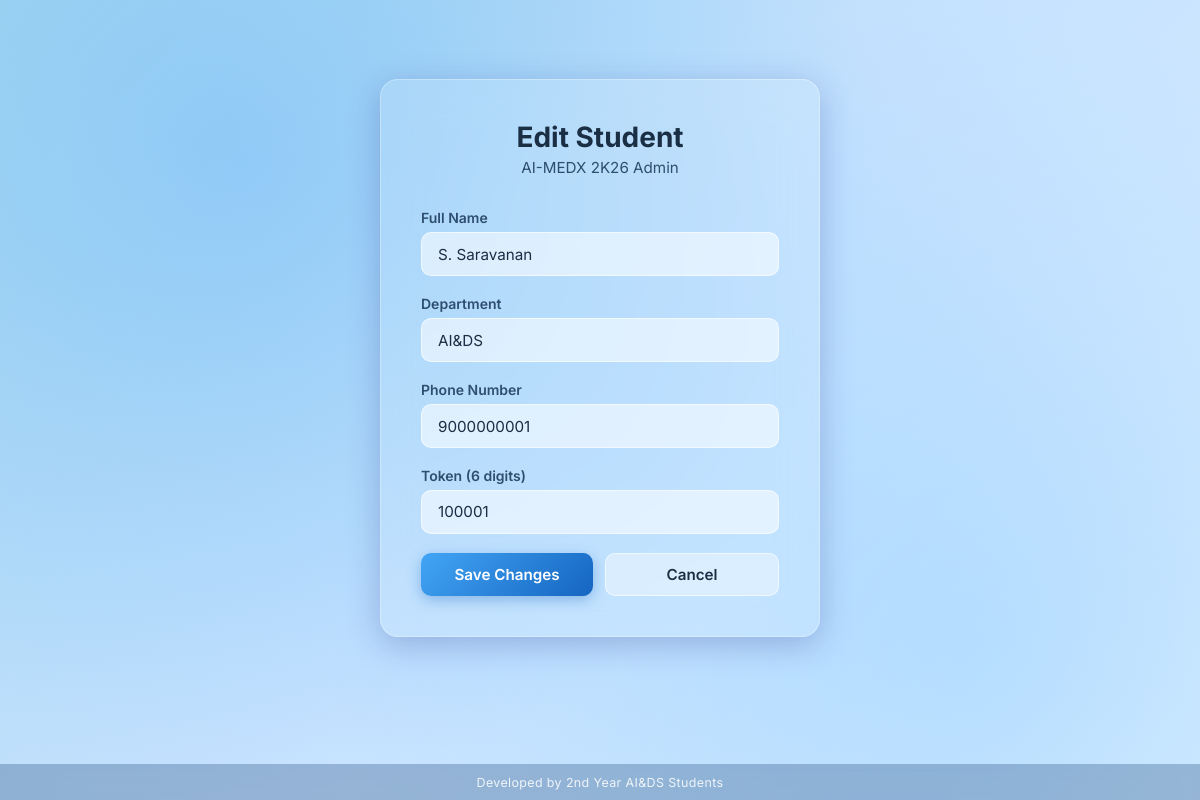
Page /admin/edit/1 (signed in) on the committed database.
### models.py (models this page shows, shortened)
class Student(db.Model):
    __tablename__ = "students"
    id = db.Column(db.Integer, primary_key=True)
    name = db.Column(db.String(200), nullable=False)
    dept = db.Column(db.String(200), nullable=False)
    phone = db.Column(db.String(20), unique=True, nullable=False)
    token = db.Column(db.String(6), nullable=False)

### app.py (the view, shortened to what this page needs)
@app.route("/admin/edit/<int:student_id>", methods=["GET", "POST"])
@admin_required
def admin_edit(student_id):
    student = Student.query.get_or_404(student_id)
    return render_template("admin_edit.html", student=student)

### app.py (called while the page is built)
def admin_required(f):
    from functools import wraps
    @wraps(f)
    def decorated(*args, **kwargs):
        if not session.get("admin_logged_in"):
            return redirect(url_for("admin_login"))
        return f(*args, **kwargs)
    return decorated

### templates/admin_edit.html (shortened to what this page needs)
<!DOCTYPE html>
<html lang="en">
<head>
    <link rel="stylesheet" href="{{ url_for('static', filename='style.css') }}" />
</head>
<body>
    <div class="bg-gradient"></div>
    <main class="center-wrapper">
        <div class="glass-card login-card">
            <div class="card-header">
                <h1>Edit Student</h1>
                <p class="subtitle">AI-MEDX 2K26 Admin</p>
            </div>
            <form method="POST" action="/admin/edit/{{ student.id }}" class="login-form">
                <div class="form-group">
                    <label for="name">Full Name</label>
                    <input type="text" id="name" name="name" value="{{ student.name }}" required />
                </div>
                <div class="form-group">
                    <label for="dept">Department</label>
                    <input type="text" id="dept" name="dept" value="{{ student.dept }}" required />
                </div>
                <div class="form-group">
                    <label for="phone">Phone Number</label>
                    <input type="tel" id="phone" name="phone" value="{{ student.phone }}" required />
                </div>
                <div class="form-group">
                    <label for="token">Token (6 digits)</label>
                    <input type="text" id="token" name="token" value="{{ student.token }}" maxlength="6" pattern="\d{6}"
                        required />
                </div>
                <div style="display:flex; gap:12px;">
                    <button type="submit" class="btn btn-primary" style="flex:1">Save Changes</button>
                    <a href="/admin" class="btn btn-outline" style="flex:1; text-align:center;">Cancel</a>
                </div>
            </form>
        </div>
    </main>
    <footer class="site-footer">
        Developed by 2nd Year AI&amp;DS Students
    </footer>
</body>
</html>

### static/style.css (style rules this page uses)
*, *::before, *::after { box-sizing: border-box; margin: 0; padding: 0; }
:root { --glass-bg: rgba(255, 255, 255, 0.15); --glass-border: rgba(255, 255, 255, 0.30); --glass-shadow: 0 8px 32px rgba(31, 38, 135, 0.25); --blur: blur(18px); --grad-start: #a8d8f0; --grad-mid: #c6e2ff; --grad-end: #dff0ff; --text-dark: #1a2e44; --text-mid: #2e4e6e; --text-light: rgba(255, 255, 255, 0.85); --accent: #2196f3; --accent-hover: #1565c0; --success: #00c896; --danger: #ef5350; --radius: 18px; --transition: 0.3s ease; }
html, body { height: 100%; font-family: 'Inter', sans-serif; color: var(--text-dark); overflow-x: hidden; }
body { min-height: 100vh; background: linear-gradient(135deg, var(--grad-start), var(--grad-mid), var(--grad-end)); background-attachment: fixed; display: flex; flex-direction: column; }
.bg-gradient { position: fixed; inset: 0; z-index: -1; background: radial-gradient(circle at 20% 20%, rgba(100, 181, 246, 0.45) 0%, transparent 55%), radial-gradient(circle at 80% 80%, rgba(130, 200, 255, 0.40) 0%, transparent 55%), radial-gradient(circle at 50% 50%, rgba(186, 225, 255, 0.30) 0%, transparent 60%), linear-gradient(135deg, #a8d8f0, #c6e2ff, #dff0ff); animation: blobMove 12s ease-in-out infinite alternate; }
.glass-card { background: var(--glass-bg); backdrop-filter: var(--blur); -webkit-backdrop-filter: var(--blur); border: 1px solid var(--glass-border); border-radius: var(--radius); box-shadow: var(--glass-shadow); padding: 2.5rem; animation: fadeInUp 0.55s ease both; }
.center-wrapper { flex: 1; display: flex; align-items: center; justify-content: center; padding: 2rem 1rem 5rem; }
.login-card { width: 100%; max-width: 440px; }
.card-header { text-align: center; margin-bottom: 2rem; }
.card-header h1 { font-size: 1.75rem; font-weight: 700; color: var(--text-dark); }
.card-header .subtitle { font-size: 0.95rem; color: var(--text-mid); margin-top: 0.25rem; font-weight: 400; }
.login-form, .add-form { display: flex; flex-direction: column; gap: 1.2rem; }
.form-group { display: flex; flex-direction: column; gap: 0.4rem; }
.form-group label { font-size: 0.875rem; font-weight: 600; color: var(--text-mid); }
.form-group input, .search-input { background: rgba(255, 255, 255, 0.55); border: 1px solid rgba(255, 255, 255, 0.6); border-radius: 10px; padding: 0.7rem 1rem; font-size: 0.95rem; font-family: inherit; color: var(--text-dark); transition: border var(--transition), box-shadow var(--transition); outline: none; width: 100%; }
.btn { display: inline-block; padding: 0.7rem 1.4rem; border-radius: 10px; font-size: 0.95rem; font-weight: 600; font-family: inherit; cursor: pointer; border: none; text-decoration: none; transition: background var(--transition), transform var(--transition), box-shadow var(--transition); touch-action: manipulation; -webkit-tap-highlight-color: transparent; }
.btn-primary { background: linear-gradient(135deg, #42a5f5, #1565c0); color: #fff; box-shadow: 0 4px 14px rgba(21, 101, 192, 0.35); }
.btn-outline { background: rgba(255, 255, 255, 0.4); border: 1px solid rgba(255, 255, 255, 0.6); color: var(--text-dark); }
.site-footer { position: sticky; bottom: 0; left: 0; right: 0; text-align: center; padding: 0.65rem 1rem; font-size: 0.78rem; color: rgba(255, 255, 255, 0.85); background: rgba(30, 70, 120, 0.30); backdrop-filter: blur(8px); letter-spacing: 0.03em; z-index: 50; }

### rows in the picture
Student: name "S. Saravanan", dept "AI&DS", phone "9000000001", token "100001"
